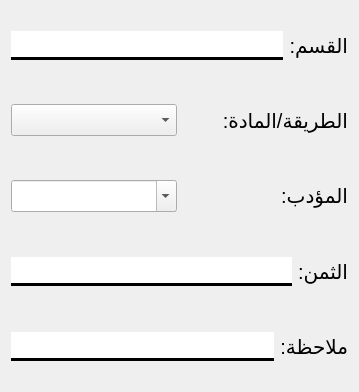
<?xml version="1.0" encoding="UTF-8"?>
<ui version="4.0">
 <class>Form</class>
 <widget class="QWidget" name="Form">
  <property name="geometry">
   <rect>
    <x>0</x>
    <y>0</y>
    <width>359</width>
    <height>392</height>
   </rect>
  </property>
  <property name="windowTitle">
   <string>Form</string>
  </property>
  <layout class="QVBoxLayout" name="verticalLayout">
   <item>
    <layout class="QHBoxLayout" name="horizontalLayout_3">
     <item>
      <widget class="QLineEdit" name="name">
       <property name="font">
        <font>
         <pointsize>15</pointsize>
        </font>
       </property>
       <property name="styleSheet">
        <string notr="true">border: 3px solid black;
border-left: none;
border-right: none;
border-top: none 
</string>
       </property>
      </widget>
     </item>
     <item>
      <widget class="QLabel" name="label_2">
       <property name="font">
        <font>
         <pointsize>15</pointsize>
        </font>
       </property>
       <property name="text">
        <string>القسم:</string>
       </property>
      </widget>
     </item>
    </layout>
   </item>
   <item>
    <layout class="QHBoxLayout" name="horizontalLayout_4">
     <item>
      <widget class="QComboBox" name="way">
       <property name="minimumSize">
        <size>
         <width>0</width>
         <height>30</height>
        </size>
       </property>
       <property name="font">
        <font>
         <pointsize>15</pointsize>
        </font>
       </property>
       <property name="layoutDirection">
        <enum>Qt::LeftToRight</enum>
       </property>
       <property name="sizeAdjustPolicy">
        <enum>QComboBox::AdjustToContents</enum>
       </property>
      </widget>
     </item>
     <item>
      <widget class="QLabel" name="label_3">
       <property name="font">
        <font>
         <pointsize>15</pointsize>
        </font>
       </property>
       <property name="text">
        <string>الطريقة/المادة:</string>
       </property>
      </widget>
     </item>
    </layout>
   </item>
   <item>
    <layout class="QHBoxLayout" name="horizontalLayout_6">
     <item>
      <widget class="QComboBox" name="teacher">
       <property name="minimumSize">
        <size>
         <width>0</width>
         <height>30</height>
        </size>
       </property>
       <property name="font">
        <font>
         <pointsize>15</pointsize>
        </font>
       </property>
       <property name="layoutDirection">
        <enum>Qt::LeftToRight</enum>
       </property>
       <property name="editable">
        <bool>true</bool>
       </property>
       <property name="sizeAdjustPolicy">
        <enum>QComboBox::AdjustToContents</enum>
       </property>
      </widget>
     </item>
     <item>
      <widget class="QLabel" name="label_4">
       <property name="font">
        <font>
         <pointsize>15</pointsize>
        </font>
       </property>
       <property name="text">
        <string>المؤدب:</string>
       </property>
      </widget>
     </item>
    </layout>
   </item>
   <item>
    <layout class="QHBoxLayout" name="horizontalLayout_8">
     <item>
      <widget class="QLineEdit" name="price">
       <property name="font">
        <font>
         <pointsize>15</pointsize>
        </font>
       </property>
       <property name="styleSheet">
        <string notr="true">border: 3px solid black;
border-left: none;
border-right: none;
border-top: none 
</string>
       </property>
      </widget>
     </item>
     <item>
      <widget class="QLabel" name="label_6">
       <property name="font">
        <font>
         <pointsize>15</pointsize>
        </font>
       </property>
       <property name="text">
        <string>الثمن:</string>
       </property>
      </widget>
     </item>
    </layout>
   </item>
   <item>
    <layout class="QHBoxLayout" name="horizontalLayout_7">
     <item>
      <widget class="QLineEdit" name="note">
       <property name="font">
        <font>
         <pointsize>15</pointsize>
        </font>
       </property>
       <property name="styleSheet">
        <string notr="true">border: 3px solid black;
border-left: none;
border-right: none;
border-top: none 
</string>
       </property>
      </widget>
     </item>
     <item>
      <widget class="QLabel" name="label_5">
       <property name="font">
        <font>
         <pointsize>15</pointsize>
        </font>
       </property>
       <property name="text">
        <string>ملاحظة:</string>
       </property>
      </widget>
     </item>
    </layout>
   </item>
  </layout>
 </widget>
 <resources/>
 <connections/>
</ui>
